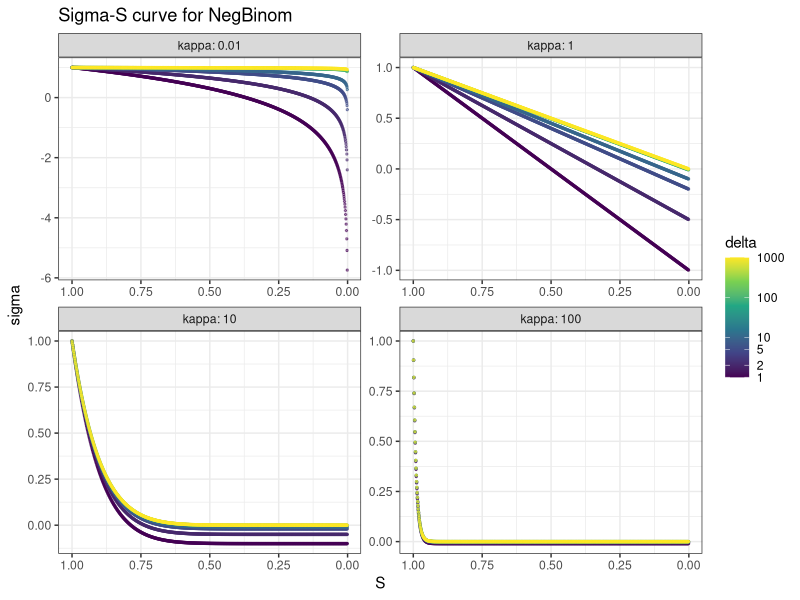
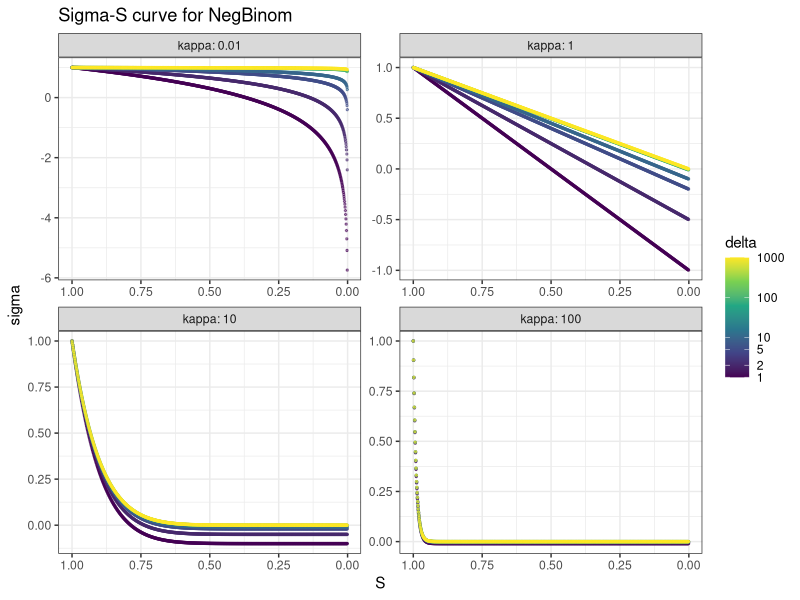

These figures' R source, in order: (Note: this script raises an error after producing the figures.)
library(ggplot2);theme_set(theme_bw())
library(tidyr)
library(dplyr)

sigma_negbinom <- function(S, delta, kappa){
  out <- S^kappa+(S^kappa-1)/(kappa*delta)
  return(out)
}

sigma_gamma <- function(S, delta, kappa){
  out <- S^kappa
  return(out)
}

sigma_poisson <- function(S, delta, kappa){
  out <- 1 + log(S)/delta
  return(out)
}

sigma_geom <- function(S, delta, kappa){
  out <- S + (S-1)/delta
  return(out)
}

dat <- (expand.grid(  S=seq(from=0.001, to=1, by=0.001)
                    , delta=c(1, 2, 5 ,10, 100 ,1000)
                    , kappa=c(0.01, 1, 10, 100)
                    )
       %>% as_tibble()
       %>% mutate(NegBinom = sigma_negbinom(S, delta, kappa))
)
dat[1,]

# (dat 
#   |> pivot_longer(  cols = 4:7
#                   , names_to="Distrib"
#                   , values_to = "Sigma"
#                   )
#   )-> dat_long

# brkvec <- c(10^(-3:-1), 0.5)

# dat_d01  <- filter(dat_long,delta==0.1)
# dat_d1   <- filter(dat_long,delta==1)
# dat_d10  <- filter(dat_long,delta==10)
# dat_d1000 <- filter(dat_long,delta==1000)

fig <- (
  ggplot(dat,aes(S,NegBinom,col=delta,group=kappa))
  + geom_point(size=0.5,alpha=0.5)
  + facet_wrap(~kappa,scale="free",labeller = label_both)
  # + scale_y_log10()
  + scale_x_reverse()
  + labs(y = "sigma")
  #+ ylim(0,1)
  + scale_colour_viridis_c(trans="log10", breaks = c(1,2,5,10,100,1000))
  + ggtitle("Sigma-S curve for NegBinom")
)
print(fig)
ggsave("Zhao1_curve.png",plot=fig, path = "./docs/pix", width=3200,height=1800,units="px")


fig_d1 <- (
  ggplot(dat_d1,aes(S,Sigma,col=Distrib,group=kappa))
  + geom_point(size=0.5,alpha=0.5)
  + facet_wrap(~kappa,scale="free",labeller = label_both)
  + geom_hline(yintercept=1)
  # + scale_y_log10()
  + scale_x_reverse()
  + ylim(0,1)
  #+ scale_colour_viridis_c(trans="log10", breaks = brkvec)
  + ggtitle("Sigma-S curve with delta=1")
)
print(fig_d1)
ggsave("Sigma-S_Curve_delta1.png",plot=fig_d1, path = "./docs/pix", width=3200,height=1800,units="px")

fig_d10 <- (
  ggplot(dat_d10,aes(S,Sigma,col=Distrib,group=kappa))
  + geom_point(size=0.5,alpha=0.5)
  + facet_wrap(~kappa,scale="free",labeller = label_both)
  + geom_hline(yintercept=1)
  # + scale_y_log10()
  + scale_x_reverse()
  + ylim(0,1)
  #+ scale_colour_viridis_c(trans="log10", breaks = brkvec)
  + ggtitle("Sigma-S curve with delta=10")
)
print(fig_d10)
ggsave("Sigma-S_Curve_delta10.png",plot=fig_d10, path = "./docs/pix", width=3200,height=1800,units="px")



fig_d1000 <- (
  ggplot(dat_d1000,aes(S,Sigma,col=Distrib,group=kappa))
  + geom_point(size=0.5,alpha=0.5)
  + facet_wrap(~kappa,scale="free",labeller = label_both)
  + geom_hline(yintercept=1)
  # + scale_y_log10()
  + scale_x_reverse()
  + ylim(0,1)
  #+ scale_colour_viridis_c(trans="log10", breaks = brkvec)
  + ggtitle("Sigma-S curve with delta=1000")
)
print(fig_d1000)
ggsave("Sigma-S_Curve_delta1000.png",plot=fig_d1000, path = "./docs/pix", width=3200,height=1800,units="px")
